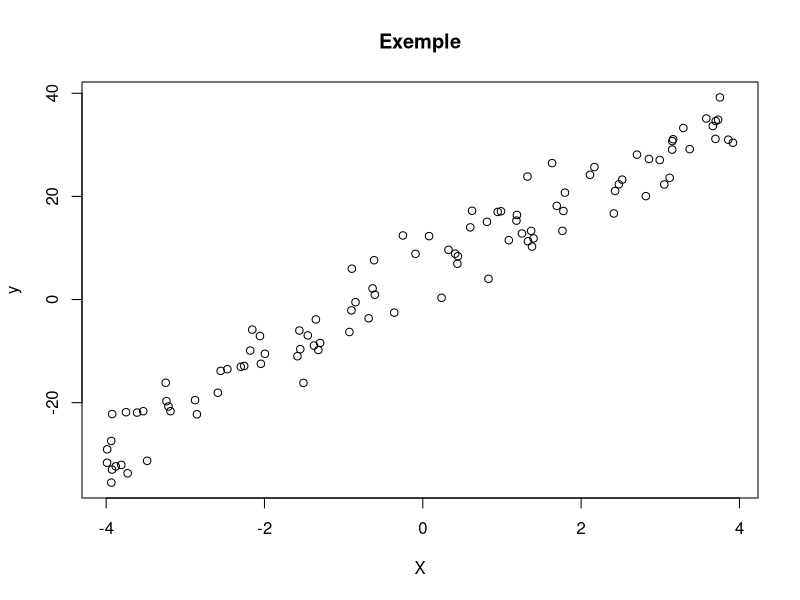
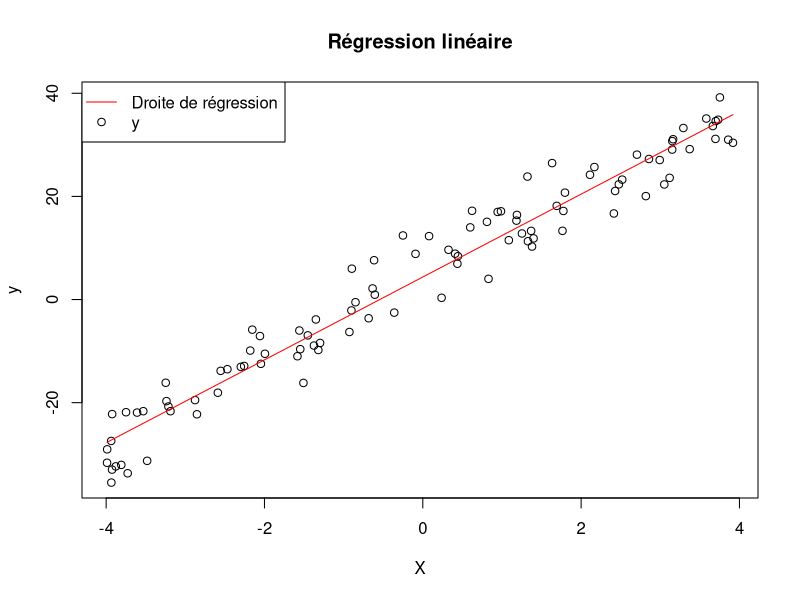
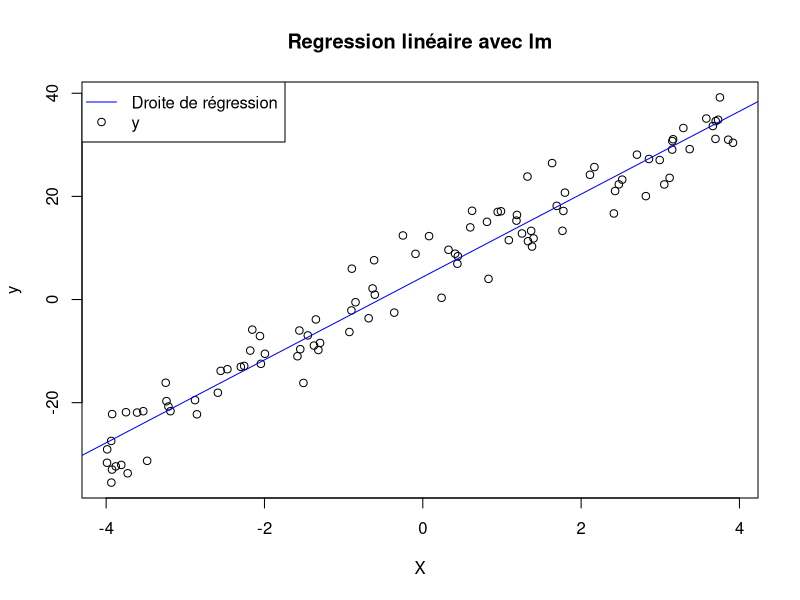
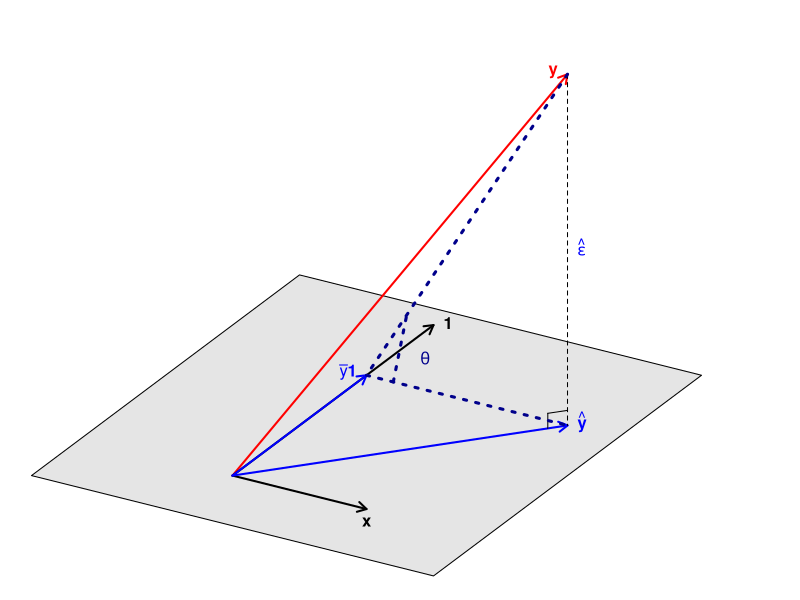

R code for these plots, in order:
## ---- chunk 1
knitr::opts_chunk$set(echo = TRUE)
## ---- chunk 2
n <- 100
beta_1 <- 4
beta_2 <- 8
X <- runif(n, -4, 4)
eps <- rnorm(n, 0, 5)
y <- beta_1 + beta_2*X + eps
plot(X, y, type='p', main='Exemple')
## ---- chunk 3
# On utilise pour cet exemple les données de la partie précédente
S_X <- sum((X-mean(X))^2)
S_XY <- sum((X-mean(X))*y)
h_beta2 <- S_XY/S_X
h_beta1 <- mean(y)-h_beta2*mean(X)
plot(X,y, main ="Régression linéaire")
points(X,h_beta1+h_beta2*X,type='l',col='red')
legend("topleft",legend = c("Droite de régression", "y"), col = c("red", "black"),
       lty = c(1,0), pch = c(-1,1))
## ---- chunk 4
model <- lm(y~X)
plot(X,y, main='Regression linéaire avec lm')
abline(model, col='blue')
legend("topleft",legend = c("Droite de régression", "y"), col = c("blue", "black"),
       lty = c(1,0), pch = c(-1,1))
## ---- chunk 5
par(mar = c(0, 0, 0, 0) + 0.1)
plot.new()
plot.window(c(0, 1.1), c(0, 1.1))
polygon(x = c(0, 0.6, 1, 0.4), y = c(0.2, 0, 0.4, 0.6), col = "gray90")
or <- c(0.3, 0.2)
ybaronev <- c(0.5, 0.4)
yv <- c(0.8, 1.0)
xv <- c(0.5, 0.1 + 0.1/3)
betaxv <- c(0.6, 0.1)
onev <- c(0.6, 0.5)
betaonev <- c(0.5, 0.4)
# ybaronev <- c(0.7, 0.2)
yhatv <- c(0.8, 0.3)
# Y
arrows(x0 = or[1], y0 = or[2], x1 = yv[1], y1 = yv[2],
       length = 0.1, col = "red", lwd = 2)
text(yv[1], yv[2], labels = expression(bold(y)), col = "red", pos = 2)
# X
arrows(x0 = or[1], y0 = or[2], x1 = xv[1], y1 = xv[2],
       length = 0.1, col = "black", lwd = 2)
text(xv[1], xv[2], labels = expression(bold(x)), col = "black", pos = 1)
# one
arrows(x0 = or[1], y0 = or[2], x1 = onev[1], y1 = onev[2],
       length = 0.1, col = "black", lwd = 2)
text(onev[1], onev[2], labels = expression(bold("1")), col = "black", pos = 4)
# yhat
arrows(x0 = or[1], y0 = or[2], x1 = yhatv[1], y1 = yhatv[2],
       length = 0.1, col = "blue", lwd = 2)
text(yhatv[1], yhatv[2],
     labels = expression(hat(bold(y))),
     col = "blue", pos = 4)
# y - yhat
segments(x0 = yv[1], y0 = yv[2], x1 = yhatv[1], y1 = yhatv[2],
         col = "black", lwd = 1, lty = 2)
st <- 0.03
segments(x0 = yhatv[1], y0 = yhatv[2] + st,
         x1 = yhatv[1] - st*5/sqrt(26), y1 = yhatv[2] + st - st/sqrt(26),
         col = "black", lwd = 1)
segments(x0 = yhatv[1] - st*5/sqrt(26), y0 = yhatv[2] - st/sqrt(26),
         x1 = yhatv[1] - st*5/sqrt(26), y1 = yhatv[2] + st - st/sqrt(26),
         col = "black", lwd = 1)
# hat epsilon
text((yv[1] + yhatv[1])/2, (yv[2] + yhatv[2])/2,
     labels = expression(hat(bold(epsilon))), col = "blue", pos = 4)
# beta x
# segments(x0 = betaonev[1], y0 = betaonev[2], x1 = yhatv[1], y1 = yhatv[2],
         # col = "blue", lwd = 1)
# text((betaonev[1] + yhatv[1])/2, (betaonev[2] + yhatv[2])/2,
     # labels = expression(paste(hat(beta)[1], bold(x))), col = "blue", pos = 3)
# beta one
arrows(x0 = or[1], y0 = or[2], x1 = ybaronev[1], y1 = ybaronev[2],
       length = 0.1, col = "blue", lwd = 2)
text(ybaronev[1], ybaronev[2],
     labels = expression(paste(bar(y), bold("1"))), col = "blue", pos = 2)
# theta
segments(x0 = yv[1], y0 = yv[2], x1 = ybaronev[1], y1 = ybaronev[2],
         col = "darkblue", lwd = 3, lty = 3)
segments(x0 = ybaronev[1], y0 = ybaronev[2], x1 = yhatv[1], y1 = yhatv[2],
         col = "darkblue", lwd = 3, lty = 3)
segments(x0 = ybaronev[1] + (xv[1] - or[1])/5, y0 = ybaronev[2] + (xv[2] - or[2])/5,
         x1 =  ybaronev[1] + (yv[1] - ybaronev[1])/5, y1 = ybaronev[2] + (yv[2] - ybaronev[2])/5,
         col = "darkblue", lwd = 3, lty = 3)
text(0.61, 0.43,
     labels = expression(bold(theta)), col = "darkblue", pos = 2)
## ---- chunk 6
summary(model)
